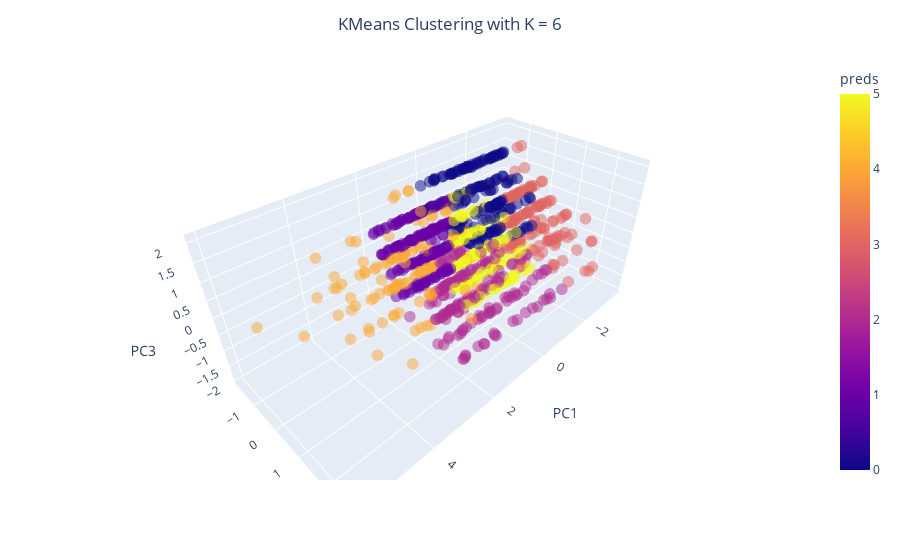

The notebook cell this image was saved under:
### Markdown cell above
**Hasil Clustering**

Di bawah ini dapat dilihat Hasil Clustering dengan menggunakan algoritma **K-Means**

### Code cell
kmeans = KMeans(n_clusters = 6)
kmeans.fit(principalData)

visualize_clustering(principalData, kmeans.labels_, title="KMeans Clustering with K = 6")

### Figure 1 — Plotly figure (JSON) as saved in the notebook; plotly's stock layout.template omitted (floating-point values rounded to 4 significant figures; data arrays with more than 128 entries replaced by an {"elided": "..."} marker saying what was removed)
{"data": [{"hovertemplate": "PC1=%{x}<br>PC2=%{y}<br>PC3=%{z}<br>preds=%{marker.color}<extra></extra>", "legendgroup": "", "marker": {"color": {"elided": "1000 int values"}, "coloraxis": "coloraxis", "opacity": 0.5, "size": 4, "symbol": "circle"}, "mode": "markers", "name": "", "scene": "scene", "showlegend": false, "type": "scatter3d", "x": {"elided": "1000 float values"}, "y": {"elided": "1000 float values"}, "z": {"elided": "1000 float values"}}], "layout": {"coloraxis": {"colorbar": {"title": {"text": "preds"}}, "colorscale": [[0, "#0d0887"], [0.1111, "#46039f"], [0.2222, "#7201a8"], [0.3333, "#9c179e"], [0.4444, "#bd3786"], [0.5556, "#d8576b"], [0.6667, "#ed7953"], [0.7778, "#fb9f3a"], [0.8889, "#fdca26"], [1, "#f0f921"]]}, "legend": {"tracegroupgap": 0}, "margin": {"t": 60}, "scene": {"domain": {"x": [0, 1], "y": [0, 1]}, "xaxis": {"title": {"text": "PC1"}}, "yaxis": {"title": {"text": "PC2"}}, "zaxis": {"title": {"text": "PC3"}}}, "title": {"text": "KMeans Clustering with K = 6", "x": 0.5}}}
